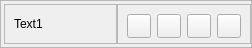
                     <widget class="QFrame" name="frame_58">
                      <property name="geometry">
                       <rect>
                        <x>-10</x>
                        <y>260</y>
                        <width>252</width>
                        <height>48</height>
                       </rect>
                      </property>
                      <property name="maximumSize">
                       <size>
                        <width>16777213</width>
                        <height>48</height>
                       </size>
                      </property>
                      <property name="frameShape">
                       <enum>QFrame::StyledPanel</enum>
                      </property>
                      <property name="frameShadow">
                       <enum>QFrame::Raised</enum>
                      </property>
                      <layout class="QHBoxLayout" name="horizontalLayout_162">
                       <property name="spacing">
                        <number>0</number>
                       </property>
                       <property name="leftMargin">
                        <number>3</number>
                       </property>
                       <property name="topMargin">
                        <number>0</number>
                       </property>
                       <property name="rightMargin">
                        <number>0</number>
                       </property>
                       <property name="bottomMargin">
                        <number>0</number>
                       </property>
                       <item>
                        <widget class="QFrame" name="panelsBackground_98">
                         <property name="maximumSize">
                          <size>
                           <width>16777215</width>
                           <height>40</height>
                          </size>
                         </property>
                         <property name="styleSheet">
                          <string notr="true"/>
                         </property>
                         <property name="frameShape">
                          <enum>QFrame::StyledPanel</enum>
                         </property>
                         <property name="frameShadow">
                          <enum>QFrame::Raised</enum>
                         </property>
                         <layout class="QHBoxLayout" name="horizontalLayout_163">
                          <item>
                           <widget class="QLabel" name="label_74">
                            <property name="maximumSize">
                             <size>
                              <width>16777215</width>
                              <height>40</height>
                             </size>
                            </property>
                            <property name="text">
                             <string>Text1</string>
                            </property>
                           </widget>
                          </item>
                         </layout>
                        </widget>
                       </item>
                       <item>
                        <widget class="QFrame" name="panelsBackground_99">
                         <property name="maximumSize">
                          <size>
                           <width>16777215</width>
                           <height>40</height>
                          </size>
                         </property>
                         <property name="styleSheet">
                          <string notr="true"/>
                         </property>
                         <property name="frameShape">
                          <enum>QFrame::StyledPanel</enum>
                         </property>
                         <property name="frameShadow">
                          <enum>QFrame::Raised</enum>
                         </property>
                         <layout class="QHBoxLayout" name="horizontalLayout_164">
                          <item>
                           <widget class="QPushButton" name="controllerFirst_textColor1">
                            <property name="minimumSize">
                             <size>
                              <width>24</width>
                              <height>24</height>
                             </size>
                            </property>
                            <property name="maximumSize">
                             <size>
                              <width>24</width>
                              <height>24</height>
                             </size>
                            </property>
                            <property name="text">
                             <string/>
                            </property>
                           </widget>
                          </item>
                          <item>
                           <widget class="QPushButton" name="controllerFirst_textColor2">
                            <property name="minimumSize">
                             <size>
                              <width>24</width>
                              <height>24</height>
                             </size>
                            </property>
                            <property name="maximumSize">
                             <size>
                              <width>24</width>
                              <height>24</height>
                             </size>
                            </property>
                            <property name="text">
                             <string/>
                            </property>
                           </widget>
                          </item>
                          <item>
                           <widget class="QPushButton" name="controllerFirst_textColor3">
                            <property name="minimumSize">
                             <size>
                              <width>24</width>
                              <height>24</height>
                             </size>
                            </property>
                            <property name="maximumSize">
                             <size>
                              <width>24</width>
                              <height>24</height>
                             </size>
                            </property>
                            <property name="text">
                             <string/>
                            </property>
                           </widget>
                          </item>
                          <item>
                           <widget class="QPushButton" name="controllerFirst_textColor4">
                            <property name="minimumSize">
                             <size>
                              <width>24</width>
                              <height>24</height>
                             </size>
                            </property>
                            <property name="maximumSize">
                             <size>
                              <width>24</width>
                              <height>24</height>
                             </size>
                            </property>
                            <property name="text">
                             <string/>
                            </property>
                           </widget>
                          </item>
                         </layout>
                        </widget>
                       </item>
                      </layout>
                     </widget>
